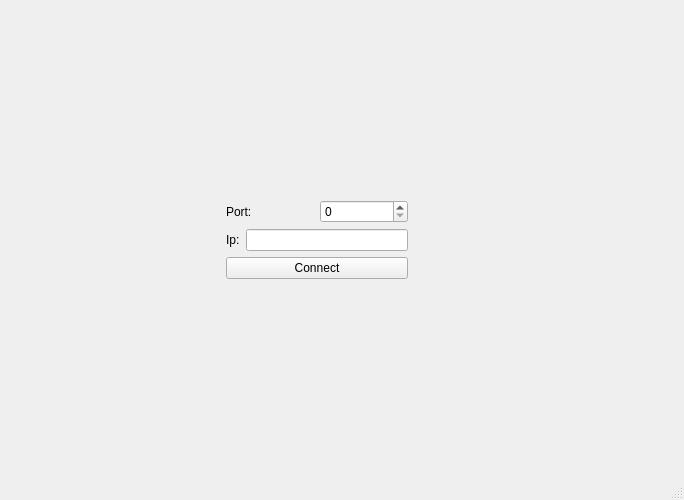
<?xml version="1.0" encoding="UTF-8"?>
<ui version="4.0">
 <class>Client</class>
 <widget class="QMainWindow" name="Client">
  <property name="geometry">
   <rect>
    <x>0</x>
    <y>0</y>
    <width>684</width>
    <height>500</height>
   </rect>
  </property>
  <property name="windowTitle">
   <string>Client</string>
  </property>
  <widget class="QWidget" name="centralwidget">
   <layout class="QHBoxLayout" name="horizontalLayout">
    <item>
     <widget class="QStackedWidget" name="stackedWidget">
      <property name="currentIndex">
       <number>0</number>
      </property>
      <widget class="QWidget" name="page">
       <layout class="QVBoxLayout" name="verticalLayout">
        <item>
         <spacer name="verticalSpacer_2">
          <property name="orientation">
           <enum>Qt::Vertical</enum>
          </property>
          <property name="sizeHint" stdset="0">
           <size>
            <width>20</width>
            <height>147</height>
           </size>
          </property>
         </spacer>
        </item>
        <item>
         <layout class="QHBoxLayout" name="horizontalLayout_4">
          <item>
           <spacer name="horizontalSpacer">
            <property name="orientation">
             <enum>Qt::Horizontal</enum>
            </property>
            <property name="sizeHint" stdset="0">
             <size>
              <width>208</width>
              <height>20</height>
             </size>
            </property>
           </spacer>
          </item>
          <item>
           <layout class="QGridLayout" name="gridLayout">
            <item row="0" column="0">
             <layout class="QHBoxLayout" name="horizontalLayout_3">
              <item>
               <widget class="QLabel" name="label_3">
                <property name="text">
                 <string>Port:</string>
                </property>
               </widget>
              </item>
              <item>
               <widget class="QSpinBox" name="sb_port"/>
              </item>
             </layout>
            </item>
            <item row="1" column="0">
             <layout class="QHBoxLayout" name="horizontalLayout_2">
              <item>
               <widget class="QLabel" name="label">
                <property name="text">
                 <string>Ip:</string>
                </property>
               </widget>
              </item>
              <item>
               <widget class="QLineEdit" name="e_ip"/>
              </item>
             </layout>
            </item>
            <item row="2" column="0">
             <widget class="QPushButton" name="b_connect">
              <property name="text">
               <string>Connect</string>
              </property>
             </widget>
            </item>
           </layout>
          </item>
          <item>
           <spacer name="horizontalSpacer_2">
            <property name="orientation">
             <enum>Qt::Horizontal</enum>
            </property>
            <property name="sizeHint" stdset="0">
             <size>
              <width>258</width>
              <height>20</height>
             </size>
            </property>
           </spacer>
          </item>
         </layout>
        </item>
        <item>
         <spacer name="verticalSpacer">
          <property name="orientation">
           <enum>Qt::Vertical</enum>
          </property>
          <property name="sizeHint" stdset="0">
           <size>
            <width>20</width>
            <height>168</height>
           </size>
          </property>
         </spacer>
        </item>
       </layout>
      </widget>
      <widget class="QWidget" name="page_2">
       <layout class="QHBoxLayout" name="horizontalLayout_10">
        <item>
         <widget class="QListWidget" name="listWidget"/>
        </item>
        <item>
         <layout class="QVBoxLayout" name="verticalLayout_3">
          <item>
           <layout class="QVBoxLayout" name="verticalLayout_2">
            <item>
             <layout class="QHBoxLayout" name="horizontalLayout_9">
              <item>
               <widget class="QLabel" name="label_4">
                <property name="text">
                 <string>Your ID:</string>
                </property>
               </widget>
              </item>
              <item>
               <layout class="QHBoxLayout" name="horizontalLayout_8">
                <item>
                 <widget class="QLabel" name="l_id">
                  <property name="text">
                   <string>TextLabel</string>
                  </property>
                 </widget>
                </item>
                <item>
                 <spacer name="horizontalSpacer_5">
                  <property name="orientation">
                   <enum>Qt::Horizontal</enum>
                  </property>
                  <property name="sizeHint" stdset="0">
                   <size>
                    <width>168</width>
                    <height>20</height>
                   </size>
                  </property>
                 </spacer>
                </item>
               </layout>
              </item>
             </layout>
            </item>
            <item>
             <layout class="QHBoxLayout" name="horizontalLayout_7">
              <item>
               <widget class="QPushButton" name="b_fileSelect">
                <property name="text">
                 <string>File</string>
                </property>
               </widget>
              </item>
              <item>
               <layout class="QHBoxLayout" name="horizontalLayout_6">
                <item>
                 <widget class="QLabel" name="l_filename">
                  <property name="text">
                   <string>Choose file</string>
                  </property>
                 </widget>
                </item>
                <item>
                 <spacer name="horizontalSpacer_4">
                  <property name="orientation">
                   <enum>Qt::Horizontal</enum>
                  </property>
                  <property name="sizeHint" stdset="0">
                   <size>
                    <width>40</width>
                    <height>20</height>
                   </size>
                  </property>
                 </spacer>
                </item>
               </layout>
              </item>
             </layout>
            </item>
            <item>
             <layout class="QHBoxLayout" name="horizontalLayout_5">
              <item>
               <widget class="QPushButton" name="b_sendfile">
                <property name="text">
                 <string>Send file</string>
                </property>
               </widget>
              </item>
              <item>
               <spacer name="horizontalSpacer_3">
                <property name="orientation">
                 <enum>Qt::Horizontal</enum>
                </property>
                <property name="sizeHint" stdset="0">
                 <size>
                  <width>198</width>
                  <height>20</height>
                 </size>
                </property>
               </spacer>
              </item>
             </layout>
            </item>
           </layout>
          </item>
          <item>
           <spacer name="verticalSpacer_3">
            <property name="orientation">
             <enum>Qt::Vertical</enum>
            </property>
            <property name="sizeHint" stdset="0">
             <size>
              <width>20</width>
              <height>308</height>
             </size>
            </property>
           </spacer>
          </item>
         </layout>
        </item>
       </layout>
      </widget>
      <widget class="QWidget" name="page_3">
       <widget class="QWidget" name="">
        <property name="geometry">
         <rect>
          <x>2</x>
          <y>130</y>
          <width>656</width>
          <height>118</height>
         </rect>
        </property>
        <layout class="QHBoxLayout" name="horizontalLayout_15">
         <item>
          <spacer name="horizontalSpacer_10">
           <property name="orientation">
            <enum>Qt::Horizontal</enum>
           </property>
           <property name="sizeHint" stdset="0">
            <size>
             <width>158</width>
             <height>20</height>
            </size>
           </property>
          </spacer>
         </item>
         <item>
          <layout class="QVBoxLayout" name="verticalLayout_6">
           <item>
            <layout class="QVBoxLayout" name="verticalLayout_5">
             <item>
              <layout class="QHBoxLayout" name="horizontalLayout_11">
               <item>
                <widget class="QLabel" name="label_6">
                 <property name="text">
                  <string>Sender:</string>
                 </property>
                </widget>
               </item>
               <item>
                <widget class="QLabel" name="l_sender">
                 <property name="text">
                  <string/>
                 </property>
                </widget>
               </item>
               <item>
                <spacer name="horizontalSpacer_6">
                 <property name="orientation">
                  <enum>Qt::Horizontal</enum>
                 </property>
                 <property name="sizeHint" stdset="0">
                  <size>
                   <width>238</width>
                   <height>20</height>
                  </size>
                 </property>
                </spacer>
               </item>
              </layout>
             </item>
             <item>
              <layout class="QHBoxLayout" name="horizontalLayout_12">
               <item>
                <widget class="QLabel" name="label_2">
                 <property name="text">
                  <string>File name:</string>
                 </property>
                </widget>
               </item>
               <item>
                <widget class="QLabel" name="l_filename_2">
                 <property name="text">
                  <string/>
                 </property>
                </widget>
               </item>
               <item>
                <spacer name="horizontalSpacer_7">
                 <property name="orientation">
                  <enum>Qt::Horizontal</enum>
                 </property>
                 <property name="sizeHint" stdset="0">
                  <size>
                   <width>238</width>
                   <height>20</height>
                  </size>
                 </property>
                </spacer>
               </item>
              </layout>
             </item>
            </layout>
           </item>
           <item>
            <layout class="QVBoxLayout" name="verticalLayout_4">
             <item>
              <layout class="QHBoxLayout" name="horizontalLayout_13">
               <item>
                <widget class="QLabel" name="label_5">
                 <property name="text">
                  <string>File size:</string>
                 </property>
                </widget>
               </item>
               <item>
                <widget class="QLabel" name="l_filesize">
                 <property name="text">
                  <string/>
                 </property>
                </widget>
               </item>
               <item>
                <spacer name="horizontalSpacer_8">
                 <property name="orientation">
                  <enum>Qt::Horizontal</enum>
                 </property>
                 <property name="sizeHint" stdset="0">
                  <size>
                   <width>238</width>
                   <height>20</height>
                  </size>
                 </property>
                </spacer>
               </item>
              </layout>
             </item>
             <item>
              <layout class="QHBoxLayout" name="horizontalLayout_14">
               <item>
                <widget class="QPushButton" name="b_yes">
                 <property name="text">
                  <string>Yes</string>
                 </property>
                </widget>
               </item>
               <item>
                <widget class="QPushButton" name="b_no">
                 <property name="text">
                  <string>No</string>
                 </property>
                </widget>
               </item>
              </layout>
             </item>
            </layout>
           </item>
          </layout>
         </item>
         <item>
          <spacer name="horizontalSpacer_9">
           <property name="orientation">
            <enum>Qt::Horizontal</enum>
           </property>
           <property name="sizeHint" stdset="0">
            <size>
             <width>168</width>
             <height>20</height>
            </size>
           </property>
          </spacer>
         </item>
        </layout>
       </widget>
      </widget>
     </widget>
    </item>
   </layout>
  </widget>
  <widget class="QMenuBar" name="menubar">
   <property name="geometry">
    <rect>
     <x>0</x>
     <y>0</y>
     <width>684</width>
     <height>22</height>
    </rect>
   </property>
  </widget>
  <widget class="QStatusBar" name="statusbar"/>
 </widget>
 <resources/>
 <connections/>
</ui>
